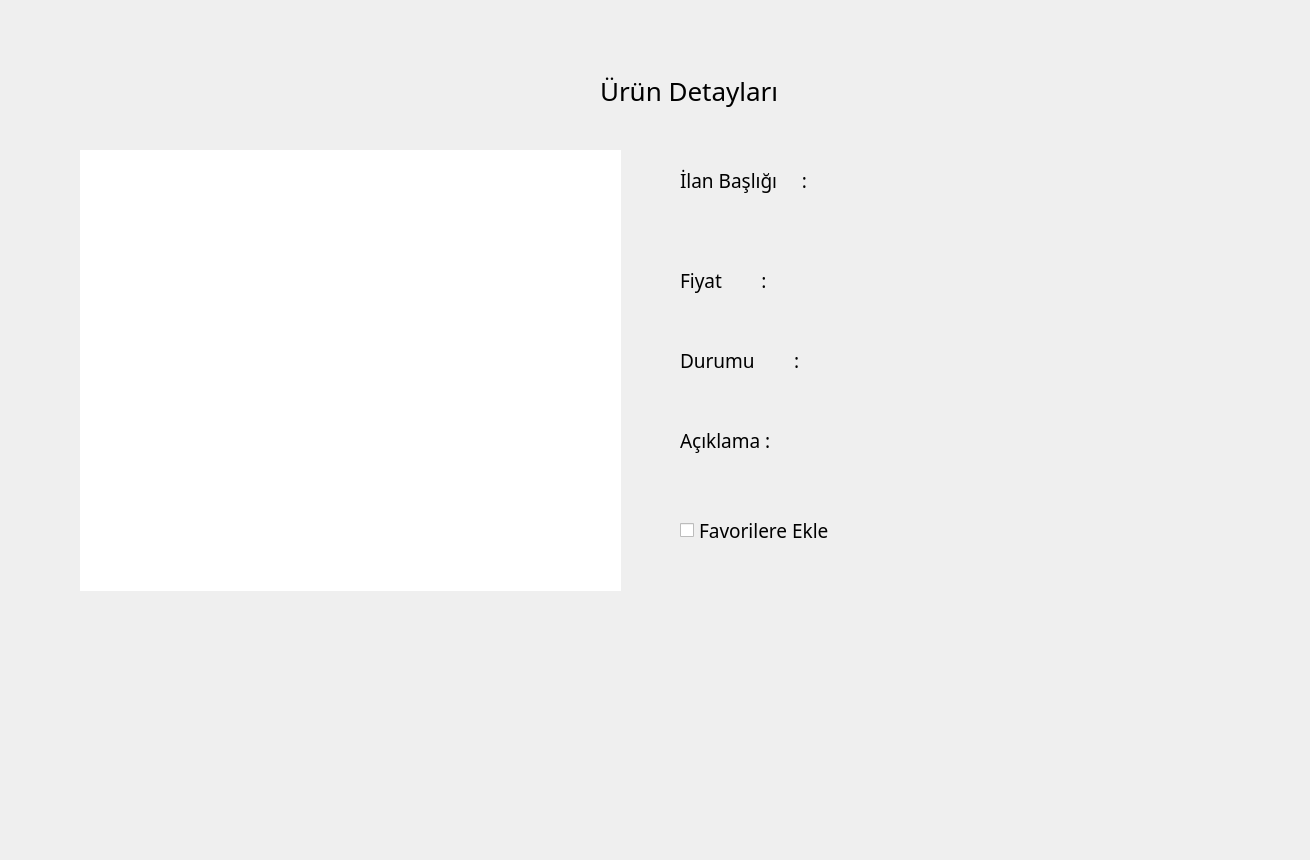
     <widget class="QWidget" name="tab_4">
      <property name="styleSheet">
       <string notr="true">font: 63 14pt &quot;Yu Gothic UI Semibold&quot;;</string>
      </property>
      <attribute name="title">
       <string>incele</string>
      </attribute>
      <widget class="QLabel" name="label_4">
       <property name="geometry">
        <rect>
         <x>0</x>
         <y>0</y>
         <width>1301</width>
         <height>851</height>
        </rect>
       </property>
       <property name="styleSheet">
        <string notr="true">background-image:url(:/back/pic/wallpapers/w1.jpg);</string>
       </property>
       <property name="text">
        <string/>
       </property>
      </widget>
      <widget class="QLabel" name="label_72">
       <property name="geometry">
        <rect>
         <x>80</x>
         <y>150</y>
         <width>541</width>
         <height>441</height>
        </rect>
       </property>
       <property name="sizePolicy">
        <sizepolicy hsizetype="Fixed" vsizetype="Fixed">
         <horstretch>0</horstretch>
         <verstretch>0</verstretch>
        </sizepolicy>
       </property>
       <property name="layoutDirection">
        <enum>Qt::LeftToRight</enum>
       </property>
       <property name="styleSheet">
        <string notr="true">background-color:white;</string>
       </property>
       <property name="text">
        <string/>
       </property>
       <property name="scaledContents">
        <bool>true</bool>
       </property>
      </widget>
      <widget class="QLabel" name="label_38">
       <property name="geometry">
        <rect>
         <x>680</x>
         <y>160</y>
         <width>151</width>
         <height>41</height>
        </rect>
       </property>
       <property name="font">
        <font>
         <family>Yu Gothic UI Semibold</family>
         <pointsize>14</pointsize>
         <weight>7</weight>
         <italic>false</italic>
         <bold>false</bold>
        </font>
       </property>
       <property name="text">
        <string>İlan Başlığı     :</string>
       </property>
      </widget>
      <widget class="QLabel" name="label_39">
       <property name="geometry">
        <rect>
         <x>680</x>
         <y>260</y>
         <width>131</width>
         <height>41</height>
        </rect>
       </property>
       <property name="font">
        <font>
         <family>Yu Gothic UI Semibold</family>
         <pointsize>14</pointsize>
         <weight>7</weight>
         <italic>false</italic>
         <bold>false</bold>
        </font>
       </property>
       <property name="text">
        <string>Fiyat        :</string>
       </property>
      </widget>
      <widget class="QLabel" name="label_40">
       <property name="geometry">
        <rect>
         <x>680</x>
         <y>340</y>
         <width>161</width>
         <height>41</height>
        </rect>
       </property>
       <property name="font">
        <font>
         <family>Yu Gothic UI Semibold</family>
         <pointsize>14</pointsize>
         <weight>7</weight>
         <italic>false</italic>
         <bold>false</bold>
        </font>
       </property>
       <property name="text">
        <string>Durumu        :</string>
       </property>
      </widget>
      <widget class="QLabel" name="label_41">
       <property name="geometry">
        <rect>
         <x>680</x>
         <y>420</y>
         <width>121</width>
         <height>41</height>
        </rect>
       </property>
       <property name="font">
        <font>
         <family>Yu Gothic UI Semibold</family>
         <pointsize>14</pointsize>
         <weight>7</weight>
         <italic>false</italic>
         <bold>false</bold>
        </font>
       </property>
       <property name="text">
        <string>Açıklama :</string>
       </property>
      </widget>
      <widget class="QLabel" name="label_42">
       <property name="geometry">
        <rect>
         <x>850</x>
         <y>160</y>
         <width>411</width>
         <height>41</height>
        </rect>
       </property>
       <property name="text">
        <string/>
       </property>
      </widget>
      <widget class="QLabel" name="label_43">
       <property name="geometry">
        <rect>
         <x>810</x>
         <y>260</y>
         <width>241</width>
         <height>41</height>
        </rect>
       </property>
       <property name="text">
        <string/>
       </property>
      </widget>
      <widget class="QLabel" name="label_44">
       <property name="geometry">
        <rect>
         <x>860</x>
         <y>340</y>
         <width>311</width>
         <height>41</height>
        </rect>
       </property>
       <property name="text">
        <string/>
       </property>
      </widget>
      <widget class="QLabel" name="label_45">
       <property name="geometry">
        <rect>
         <x>800</x>
         <y>420</y>
         <width>481</width>
         <height>51</height>
        </rect>
       </property>
       <property name="text">
        <string/>
       </property>
      </widget>
      <widget class="QLabel" name="label_46">
       <property name="geometry">
        <rect>
         <x>600</x>
         <y>60</y>
         <width>181</width>
         <height>61</height>
        </rect>
       </property>
       <property name="font">
        <font>
         <family>Yu Gothic UI Semibold</family>
         <pointsize>-1</pointsize>
         <weight>7</weight>
         <italic>false</italic>
         <bold>false</bold>
        </font>
       </property>
       <property name="styleSheet">
        <string notr="true">font-size:26px;</string>
       </property>
       <property name="text">
        <string>Ürün Detayları</string>
       </property>
      </widget>
      <widget class="QCheckBox" name="checkBox_5">
       <property name="geometry">
        <rect>
         <x>680</x>
         <y>510</y>
         <width>181</width>
         <height>41</height>
        </rect>
       </property>
       <property name="font">
        <font>
         <family>Yu Gothic UI Semibold</family>
         <pointsize>14</pointsize>
         <weight>7</weight>
         <italic>false</italic>
         <bold>false</bold>
        </font>
       </property>
       <property name="text">
        <string>Favorilere Ekle</string>
       </property>
      </widget>
     </widget>
